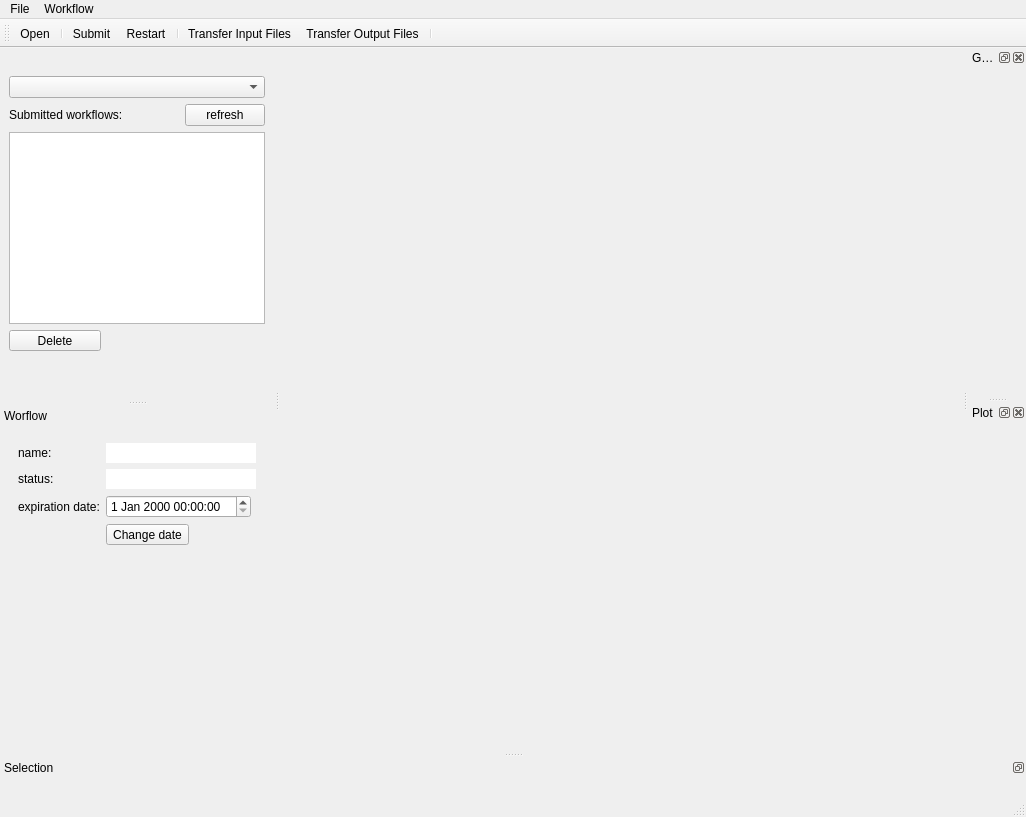
<?xml version="1.0" encoding="UTF-8"?>
<ui version="4.0">
 <class>workflowMainWindow</class>
 <widget class="QMainWindow" name="workflowMainWindow">
  <property name="geometry">
   <rect>
    <x>0</x>
    <y>0</y>
    <width>1026</width>
    <height>817</height>
   </rect>
  </property>
  <property name="sizePolicy">
   <sizepolicy hsizetype="Preferred" vsizetype="Preferred">
    <horstretch>0</horstretch>
    <verstretch>0</verstretch>
   </sizepolicy>
  </property>
  <property name="windowTitle">
   <string>MainWindow</string>
  </property>
  <property name="dockOptions">
   <set>QMainWindow::AllowTabbedDocks|QMainWindow::AnimatedDocks</set>
  </property>
  <widget class="QWidget" name="centralwidget"/>
  <widget class="QMenuBar" name="menubar">
   <property name="geometry">
    <rect>
     <x>0</x>
     <y>0</y>
     <width>1026</width>
     <height>28</height>
    </rect>
   </property>
   <widget class="QMenu" name="menu_file">
    <property name="title">
     <string>File</string>
    </property>
    <addaction name="action_open_wf"/>
    <addaction name="action_save"/>
    <addaction name="separator"/>
    <addaction name="action_create_wf_ex"/>
   </widget>
   <widget class="QMenu" name="menuWorkflows">
    <property name="title">
     <string>Workflow</string>
    </property>
    <addaction name="action_submit"/>
    <addaction name="action_restart"/>
    <addaction name="separator"/>
    <addaction name="action_transfer_infiles"/>
    <addaction name="action_transfer_outfiles"/>
    <addaction name="separator"/>
    <addaction name="action_delete_workflow"/>
    <addaction name="action_change_expiration_date"/>
   </widget>
   <addaction name="menu_file"/>
   <addaction name="menuWorkflows"/>
  </widget>
  <widget class="QStatusBar" name="statusbar"/>
  <widget class="QDockWidget" name="dock_item_info">
   <property name="minimumSize">
    <size>
     <width>302</width>
     <height>37</height>
    </size>
   </property>
   <property name="features">
    <set>QDockWidget::DockWidgetFloatable|QDockWidget::DockWidgetMovable</set>
   </property>
   <property name="allowedAreas">
    <set>Qt::AllDockWidgetAreas</set>
   </property>
   <property name="windowTitle">
    <string>Selection</string>
   </property>
   <attribute name="dockWidgetArea">
    <number>8</number>
   </attribute>
   <widget class="QWidget" name="dockWidgetContents_intemInfo"/>
  </widget>
  <widget class="QDockWidget" name="dock_graph">
   <property name="features">
    <set>QDockWidget::AllDockWidgetFeatures</set>
   </property>
   <property name="windowTitle">
    <string>Graph</string>
   </property>
   <attribute name="dockWidgetArea">
    <number>2</number>
   </attribute>
   <widget class="QWidget" name="dockWidgetContents_graph"/>
  </widget>
  <widget class="QDockWidget" name="dock_plot">
   <property name="windowTitle">
    <string>Plot</string>
   </property>
   <attribute name="dockWidgetArea">
    <number>2</number>
   </attribute>
   <widget class="QWidget" name="dockWidgetContents_plot"/>
  </widget>
  <widget class="QToolBar" name="toolBar">
   <property name="windowTitle">
    <string>toolBar</string>
   </property>
   <attribute name="toolBarArea">
    <enum>TopToolBarArea</enum>
   </attribute>
   <attribute name="toolBarBreak">
    <bool>false</bool>
   </attribute>
   <addaction name="action_open_wf"/>
   <addaction name="separator"/>
   <addaction name="action_submit"/>
   <addaction name="action_restart"/>
   <addaction name="separator"/>
   <addaction name="action_transfer_infiles"/>
   <addaction name="action_transfer_outfiles"/>
   <addaction name="separator"/>
  </widget>
  <widget class="QDockWidget" name="dockWidget">
   <property name="sizePolicy">
    <sizepolicy hsizetype="Preferred" vsizetype="Maximum">
     <horstretch>0</horstretch>
     <verstretch>0</verstretch>
    </sizepolicy>
   </property>
   <property name="features">
    <set>QDockWidget::DockWidgetMovable</set>
   </property>
   <attribute name="dockWidgetArea">
    <number>1</number>
   </attribute>
   <widget class="QWidget" name="dockWidgetContents">
    <layout class="QVBoxLayout" name="verticalLayout">
     <item>
      <widget class="QComboBox" name="combo_resources">
       <property name="minimumSize">
        <size>
         <width>242</width>
         <height>0</height>
        </size>
       </property>
      </widget>
     </item>
     <item>
      <layout class="QHBoxLayout" name="horizontalLayout">
       <item>
        <widget class="QLabel" name="label_3">
         <property name="text">
          <string>Submitted workflows:</string>
         </property>
        </widget>
       </item>
       <item>
        <spacer name="horizontalSpacer">
         <property name="orientation">
          <enum>Qt::Horizontal</enum>
         </property>
         <property name="sizeHint" stdset="0">
          <size>
           <width>40</width>
           <height>20</height>
          </size>
         </property>
        </spacer>
       </item>
       <item>
        <widget class="QPushButton" name="wf_list_refresh_button">
         <property name="text">
          <string>refresh</string>
         </property>
        </widget>
       </item>
      </layout>
     </item>
     <item>
      <widget class="QListWidget" name="list_widget_submitted_wfs">
       <property name="sizePolicy">
        <sizepolicy hsizetype="Preferred" vsizetype="Preferred">
         <horstretch>0</horstretch>
         <verstretch>0</verstretch>
        </sizepolicy>
       </property>
       <property name="alternatingRowColors">
        <bool>true</bool>
       </property>
       <property name="selectionBehavior">
        <enum>QAbstractItemView::SelectRows</enum>
       </property>
      </widget>
     </item>
     <item>
      <widget class="QToolButton" name="toolButton_button_delete_wf">
       <property name="sizePolicy">
        <sizepolicy hsizetype="Maximum" vsizetype="Fixed">
         <horstretch>0</horstretch>
         <verstretch>0</verstretch>
        </sizepolicy>
       </property>
       <property name="maximumSize">
        <size>
         <width>92</width>
         <height>16777215</height>
        </size>
       </property>
       <property name="focusPolicy">
        <enum>Qt::StrongFocus</enum>
       </property>
       <property name="text">
        <string>Delete</string>
       </property>
       <property name="toolButtonStyle">
        <enum>Qt::ToolButtonTextOnly</enum>
       </property>
      </widget>
     </item>
     <item>
      <spacer name="verticalSpacer_2">
       <property name="orientation">
        <enum>Qt::Vertical</enum>
       </property>
       <property name="sizeHint" stdset="0">
        <size>
         <width>20</width>
         <height>40</height>
        </size>
       </property>
      </spacer>
     </item>
    </layout>
   </widget>
  </widget>
  <widget class="QDockWidget" name="dock_wf_info">
   <property name="features">
    <set>QDockWidget::DockWidgetMovable</set>
   </property>
   <property name="windowTitle">
    <string>Worflow</string>
   </property>
   <attribute name="dockWidgetArea">
    <number>1</number>
   </attribute>
   <widget class="QWidget" name="dockWidgetContents_wf_info">
    <layout class="QVBoxLayout" name="verticalLayout_2">
     <item>
      <widget class="QWidget" name="widget_wf_status_date" native="true">
       <layout class="QVBoxLayout" name="verticalLayout_3">
        <item>
         <layout class="QFormLayout" name="formLayout">
          <property name="sizeConstraint">
           <enum>QLayout::SetDefaultConstraint</enum>
          </property>
          <property name="fieldGrowthPolicy">
           <enum>QFormLayout::ExpandingFieldsGrow</enum>
          </property>
          <item row="0" column="0">
           <widget class="QLabel" name="label_6">
            <property name="text">
             <string>name:</string>
            </property>
           </widget>
          </item>
          <item row="0" column="1">
           <widget class="QLineEdit" name="wf_name">
            <property name="frame">
             <bool>false</bool>
            </property>
            <property name="readOnly">
             <bool>true</bool>
            </property>
           </widget>
          </item>
          <item row="2" column="0">
           <widget class="QLabel" name="label">
            <property name="text">
             <string>expiration date:</string>
            </property>
           </widget>
          </item>
          <item row="2" column="1">
           <widget class="QDateTimeEdit" name="dateTimeEdit_expiration"/>
          </item>
          <item row="3" column="1">
           <widget class="QToolButton" name="toolButton_change_exp_date">
            <property name="sizePolicy">
             <sizepolicy hsizetype="Minimum" vsizetype="Fixed">
              <horstretch>0</horstretch>
              <verstretch>0</verstretch>
             </sizepolicy>
            </property>
            <property name="focusPolicy">
             <enum>Qt::StrongFocus</enum>
            </property>
            <property name="text">
             <string>Change date</string>
            </property>
            <property name="toolButtonStyle">
             <enum>Qt::ToolButtonTextOnly</enum>
            </property>
           </widget>
          </item>
          <item row="1" column="0">
           <widget class="QLabel" name="label_2">
            <property name="text">
             <string>status:</string>
            </property>
           </widget>
          </item>
          <item row="1" column="1">
           <widget class="QLineEdit" name="lineedit_wf_status">
            <property name="frame">
             <bool>false</bool>
            </property>
            <property name="readOnly">
             <bool>true</bool>
            </property>
           </widget>
          </item>
         </layout>
        </item>
       </layout>
      </widget>
     </item>
     <item>
      <widget class="QWidget" name="widget_wf_info" native="true"/>
     </item>
     <item>
      <spacer name="verticalSpacer">
       <property name="orientation">
        <enum>Qt::Vertical</enum>
       </property>
       <property name="sizeHint" stdset="0">
        <size>
         <width>20</width>
         <height>40</height>
        </size>
       </property>
      </spacer>
     </item>
    </layout>
   </widget>
  </widget>
  <action name="action_open_wf">
   <property name="text">
    <string>Open...</string>
   </property>
  </action>
  <action name="action_create_wf_ex">
   <property name="text">
    <string>Create an example...</string>
   </property>
  </action>
  <action name="action_submit">
   <property name="text">
    <string>Submit</string>
   </property>
  </action>
  <action name="action_transfer_infiles">
   <property name="text">
    <string>Transfer Input Files</string>
   </property>
  </action>
  <action name="action_transfer_outfiles">
   <property name="text">
    <string>Transfer Output Files</string>
   </property>
  </action>
  <action name="action_delete_workflow">
   <property name="text">
    <string>Delete</string>
   </property>
   <property name="toolTip">
    <string>delete the current workflow</string>
   </property>
  </action>
  <action name="action_change_expiration_date">
   <property name="text">
    <string>Change date</string>
   </property>
   <property name="toolTip">
    <string>Change the workflow expiration date</string>
   </property>
  </action>
  <action name="action_save">
   <property name="text">
    <string>Save</string>
   </property>
   <property name="toolTip">
    <string>save the workflow to a file</string>
   </property>
  </action>
  <action name="action_restart">
   <property name="text">
    <string>Restart</string>
   </property>
   <property name="toolTip">
    <string>Restart</string>
   </property>
  </action>
 </widget>
 <resources/>
 <connections/>
</ui>
